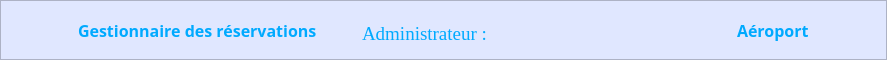
       <widget class="QFrame" name="frame">
        <property name="sizePolicy">
         <sizepolicy hsizetype="Preferred" vsizetype="Expanding">
          <horstretch>0</horstretch>
          <verstretch>0</verstretch>
         </sizepolicy>
        </property>
        <property name="minimumSize">
         <size>
          <width>0</width>
          <height>35</height>
         </size>
        </property>
        <property name="maximumSize">
         <size>
          <width>16777215</width>
          <height>60</height>
         </size>
        </property>
        <property name="styleSheet">
         <string notr="true">background-color : #e0e7ff;</string>
        </property>
        <property name="frameShape">
         <enum>QFrame::Shape::StyledPanel</enum>
        </property>
        <property name="frameShadow">
         <enum>QFrame::Shadow::Raised</enum>
        </property>
        <layout class="QGridLayout" name="gridLayout_3">
         <property name="leftMargin">
          <number>0</number>
         </property>
         <property name="rightMargin">
          <number>0</number>
         </property>
         <property name="horizontalSpacing">
          <number>5</number>
         </property>
         <item row="0" column="5" alignment="Qt::AlignmentFlag::AlignBottom">
          <widget class="QLineEdit" name="nomAdministrateur">
           <property name="sizePolicy">
            <sizepolicy hsizetype="Fixed" vsizetype="Fixed">
             <horstretch>0</horstretch>
             <verstretch>0</verstretch>
            </sizepolicy>
           </property>
           <property name="minimumSize">
            <size>
             <width>200</width>
             <height>30</height>
            </size>
           </property>
           <property name="maximumSize">
            <size>
             <width>200</width>
             <height>30</height>
            </size>
           </property>
           <property name="font">
            <font>
             <family>Times New Roman</family>
             <pointsize>14</pointsize>
             <bold>false</bold>
            </font>
           </property>
           <property name="styleSheet">
            <string notr="true">border : none;
color: orangered;
padding-left : 10px;</string>
           </property>
           <property name="alignment">
            <set>Qt::AlignmentFlag::AlignBottom|Qt::AlignmentFlag::AlignLeading|Qt::AlignmentFlag::AlignLeft</set>
           </property>
           <property name="readOnly">
            <bool>true</bool>
           </property>
           <property name="placeholderText">
            <string/>
           </property>
          </widget>
         </item>
         <item row="0" column="4" alignment="Qt::AlignmentFlag::AlignBottom">
          <widget class="QLabel" name="label_7">
           <property name="font">
            <font>
             <family>Times New Roman</family>
             <pointsize>14</pointsize>
            </font>
           </property>
           <property name="styleSheet">
            <string notr="true">color : #00aaff;</string>
           </property>
           <property name="text">
            <string>Administrateur :</string>
           </property>
          </widget>
         </item>
         <item row="0" column="7">
          <widget class="QLabel" name="label_10">
           <property name="sizePolicy">
            <sizepolicy hsizetype="Fixed" vsizetype="Fixed">
             <horstretch>0</horstretch>
             <verstretch>0</verstretch>
            </sizepolicy>
           </property>
           <property name="minimumSize">
            <size>
             <width>0</width>
             <height>20</height>
            </size>
           </property>
           <property name="maximumSize">
            <size>
             <width>500</width>
             <height>50</height>
            </size>
           </property>
           <property name="font">
            <font>
             <family>Microsoft JhengHei</family>
             <pointsize>12</pointsize>
             <bold>true</bold>
            </font>
           </property>
           <property name="styleSheet">
            <string notr="true">color : #00aaff;</string>
           </property>
           <property name="text">
            <string>Aéroport</string>
           </property>
          </widget>
         </item>
         <item row="0" column="1">
          <widget class="QPushButton" name="pushButton_72">
           <property name="sizePolicy">
            <sizepolicy hsizetype="Fixed" vsizetype="Fixed">
             <horstretch>0</horstretch>
             <verstretch>0</verstretch>
            </sizepolicy>
           </property>
           <property name="styleSheet">
            <string notr="true">border : none;</string>
           </property>
           <property name="text">
            <string/>
           </property>
           <property name="icon">
            <iconset resource="ressources/icons.qrc">
             <normaloff>:/icons/passeport.png</normaloff>:/icons/passeport.png</iconset>
           </property>
           <property name="iconSize">
            <size>
             <width>35</width>
             <height>35</height>
            </size>
           </property>
          </widget>
         </item>
         <item row="0" column="6">
          <spacer name="horizontalSpacer_2">
           <property name="orientation">
            <enum>Qt::Orientation::Horizontal</enum>
           </property>
           <property name="sizeType">
            <enum>QSizePolicy::Policy::Expanding</enum>
           </property>
           <property name="sizeHint" stdset="0">
            <size>
             <width>40</width>
             <height>20</height>
            </size>
           </property>
          </spacer>
         </item>
         <item row="0" column="3">
          <spacer name="horizontalSpacer">
           <property name="orientation">
            <enum>Qt::Orientation::Horizontal</enum>
           </property>
           <property name="sizeType">
            <enum>QSizePolicy::Policy::Expanding</enum>
           </property>
           <property name="sizeHint" stdset="0">
            <size>
             <width>40</width>
             <height>20</height>
            </size>
           </property>
          </spacer>
         </item>
         <item row="0" column="0">
          <spacer name="horizontalSpacer_3">
           <property name="orientation">
            <enum>Qt::Orientation::Horizontal</enum>
           </property>
           <property name="sizeType">
            <enum>QSizePolicy::Policy::Preferred</enum>
           </property>
           <property name="sizeHint" stdset="0">
            <size>
             <width>40</width>
             <height>20</height>
            </size>
           </property>
          </spacer>
         </item>
         <item row="0" column="8">
          <widget class="QPushButton" name="pushButton_73">
           <property name="sizePolicy">
            <sizepolicy hsizetype="Fixed" vsizetype="Fixed">
             <horstretch>0</horstretch>
             <verstretch>0</verstretch>
            </sizepolicy>
           </property>
           <property name="styleSheet">
            <string notr="true">border : none;</string>
           </property>
           <property name="text">
            <string/>
           </property>
           <property name="icon">
            <iconset resource="ressources/icons.qrc">
             <normaloff>:/icons/madagascar.png</normaloff>:/icons/madagascar.png</iconset>
           </property>
           <property name="iconSize">
            <size>
             <width>35</width>
             <height>35</height>
            </size>
           </property>
          </widget>
         </item>
         <item row="0" column="2">
          <widget class="QLabel" name="label_9">
           <property name="sizePolicy">
            <sizepolicy hsizetype="Fixed" vsizetype="Fixed">
             <horstretch>0</horstretch>
             <verstretch>0</verstretch>
            </sizepolicy>
           </property>
           <property name="minimumSize">
            <size>
             <width>0</width>
             <height>20</height>
            </size>
           </property>
           <property name="maximumSize">
            <size>
             <width>16777215</width>
             <height>50</height>
            </size>
           </property>
           <property name="font">
            <font>
             <family>Microsoft JhengHei</family>
             <pointsize>12</pointsize>
             <bold>true</bold>
            </font>
           </property>
           <property name="styleSheet">
            <string notr="true">color : #00aaff;</string>
           </property>
           <property name="text">
            <string>Gestionnaire des réservations</string>
           </property>
          </widget>
         </item>
         <item row="0" column="9">
          <spacer name="horizontalSpacer_4">
           <property name="orientation">
            <enum>Qt::Orientation::Horizontal</enum>
           </property>
           <property name="sizeType">
            <enum>QSizePolicy::Policy::Preferred</enum>
           </property>
           <property name="sizeHint" stdset="0">
            <size>
             <width>40</width>
             <height>20</height>
            </size>
           </property>
          </spacer>
         </item>
        </layout>
       </widget>
